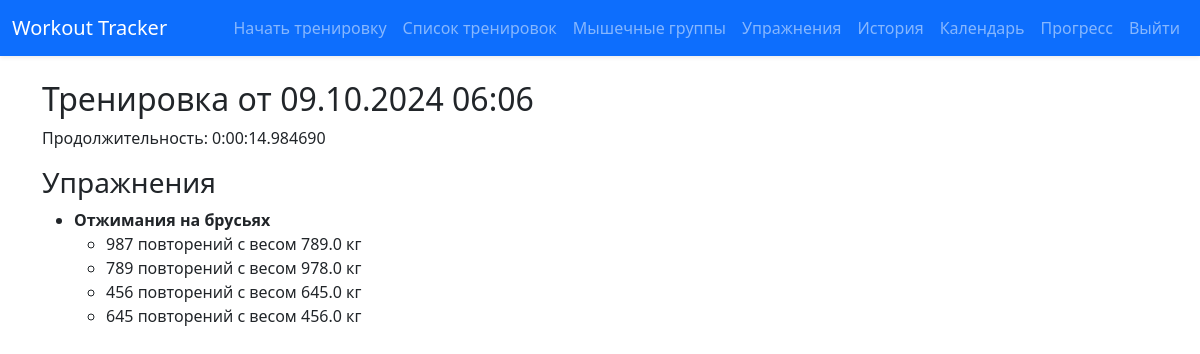
The page /workout_detail/32/ (signed in) on the database its author committed.
### tracker/models.py (models this page shows, shortened)
class Workout(models.Model):
    user = models.ForeignKey(User, on_delete=models.CASCADE)
    start_time = models.DateTimeField(auto_now_add=True)
    duration = models.DurationField(null=True, blank=True)

class WorkoutExercise(models.Model):
    workout = models.ForeignKey(Workout, on_delete=models.CASCADE)
    exercise = models.ForeignKey(Exercise, on_delete=models.CASCADE)

class Exercise(models.Model):
    user = models.ForeignKey(User, on_delete=models.CASCADE)
    name = models.CharField(max_length=100)
    muscle_groups = models.ManyToManyField(MuscleGroup)

class Set(models.Model):
    workout_exercise = models.ForeignKey(WorkoutExercise, on_delete=models.CASCADE)
    repetitions = models.PositiveIntegerField()
    weight = models.FloatField()

### tracker/views.py (the view)
# urls.py: path('workout_detail/<int:workout_id>/', views.workout_detail, name='workout_detail'),
@login_required
def workout_detail(request, workout_id):
    workout = get_object_or_404(Workout, id=workout_id, user=request.user)
    exercises = WorkoutExercise.objects.filter(workout=workout)
    return render(request, 'tracker/workout_detail.html', {'workout': workout, 'exercises': exercises})

### tracker/templates/tracker/workout_detail.html
{% extends 'tracker/base.html' %}
{% block content %}
    <h2>Тренировка от {{ workout.start_time|date:"d.m.Y H:i" }}</h2>
    <p>Продолжительность: {{ workout.duration|default:"Не завершена" }}</p>
    <h3>Упражнения</h3>
    <ul>
        {% for we in exercises %}
            <li>
                <strong>{{ we.exercise.name }}</strong>
                <ul>
                    {% for set in we.set_set.all %}
                        <li>{{ set.repetitions }} повторений с весом {{ set.weight }} кг</li>
                    {% endfor %}
                </ul>
            </li>
        {% endfor %}
    </ul>
{% endblock %}

### tracker/templates/tracker/base.html (style rules this page uses)
body { padding-top: 56px; }

### rows shown on the page
Workout: start_time "09.10.2024 06:06", duration "0:00:14.984690"
WorkoutExercise: exercise.name "Отжимания на брусьях"
Set: repetitions "987", weight "789.0"
Set: repetitions "789", weight "978.0"
Set: repetitions "456", weight "645.0"
Set: repetitions "645", weight "456.0"
